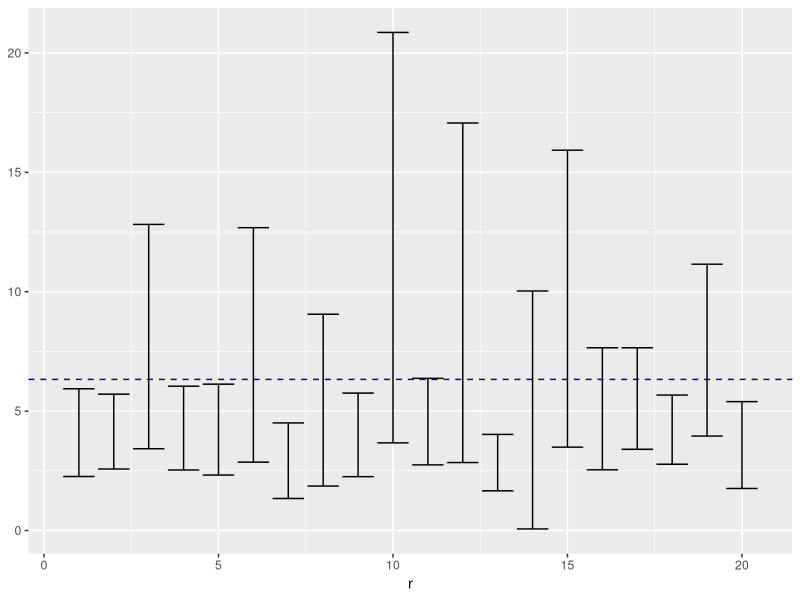

Write R code to recreate this figure.
## Homework 2 / Problem 2
## Problem description:
## https://firebasestorage.googleapis.com/v0/b/uni-sofia.appspot.com/o/homeworks%2FHomework_3.pdf?alt=media

## Install the following packages if necessary. The following line must be commented when you submit.
## install.packages(c('ggplot2', 'dplyr'))

library(dplyr)
library(ggplot2)

# Enter your student ID in set.seed() so that your results are reproducible
## Replace 1 with your student Id. One student id from anyone in the group is
## sufficient.
set.seed(45345)

# use the rnorm function to generate values from the standard normal distribution
# you can compute e^x with the exp function, e.g. e^2 = exp(2).

## a)
mu <- 1
sigma <- 1.3
popmean <- exp(mu + sigma ^ 2 /2)
popvar <- (exp(sigma ^ 2) - 1) * exp(2 * mu + sigma ^ 2)
B <- 5000
n <- 20
z <- rnorm(n * B)
x <- exp(mu + sigma * z)

## b)

samplesData <- data.frame(
  minutes = x, 
  r = rep(1:B, each = n)
)

groupedSamples <- group_by(samplesData, r)
samplesSummary <- summarise(
  groupedSamples,
  sampleMean = mean(minutes),
  sampleStdDev = sd(minutes)
)

samplesData <- within(samplesSummary, {
  lowerLimit <- sampleMean - qt(0.95, df = n - 1) * sampleStdDev / sqrt(n)
  upperLimit <- sampleMean + qt(0.95, df = n - 1) * sampleStdDev / sqrt(n)
  inCI <- popmean >= lowerLimit & popmean <= upperLimit
})

## c)
ggplot(data = samplesData[1:20, ], aes(x = r)) + 
  geom_errorbar(aes(ymin = lowerLimit, ymax = upperLimit)) +
  geom_hline(yintercept = popmean, linetype = 2, color = "dark blue") 

## d)
mean(samplesData$inCI)

## e)

## Yes, because the nominal coverage is 90% and we see
## that the population mean was within the CI in only 76.7% () of the samples.

## The formula for the confidence intervals
## is based on the assumption that:
## 1) The observations are normally distributed. This is obviously 
## not true because you sample from a log-normal distribution which is
## heavily skewed.
## OR 
## 2) that the sample size is large which is also not 
## true because the sample size is n = 20.

## f, g, h, i)

testFalseH0OneSided <- function(y) {
  testResult <- t.test(y, mu = 5, alternative = 'greater')
  return(testResult$p.value < 0.05)
}

testFalseH0TwoSided <- function(y) {
  TestResult2 <- t.test(y, mu = 5, alternative = 'two.sided')
  return(TestResult2$p.value < 0.05)
}

testTrueH0TwoSided <- function(y) {
  TestResult3 <- t.test(y, mu = 6.3281, alternative = 'two.sided')
  return(TestResult3$p.value < 0.05)
}

testResults <- summarise(
  groupedSamples,
  trueRejectionOneSided = testFalseH0OneSided(minutes),
  trueRejectionTwoSided = testFalseH0TwoSided(minutes),
  falseRejection = testTrueH0TwoSided(minutes)
)

## Share of samples with rejected H0

mean(testResults$trueRejectionOneSided)
mean(testResults$trueRejectionTwoSided)


## The first test performed better, beacuse we reject
## the false null hypothesis more times
## mean(testResults$trueRejectionTwoSided) > mean(testResults$trueRejectionOneSided)


mean(testResults$falseRejection)

## The null hypothesis in this case is true
## so we expect the test to falsly reject it
## is 5% of the samples.
## However, this is not the case here as we see that the test rejects
## the null hypothesis in mean(testResults$falseRejection) of the cases
## which is considerably higher.

## See de discussion about the confidence intervals in e)
